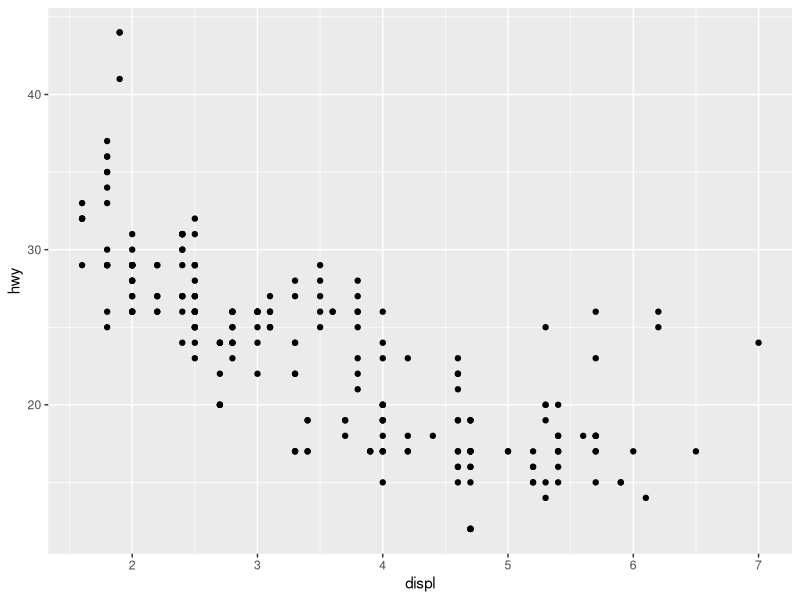
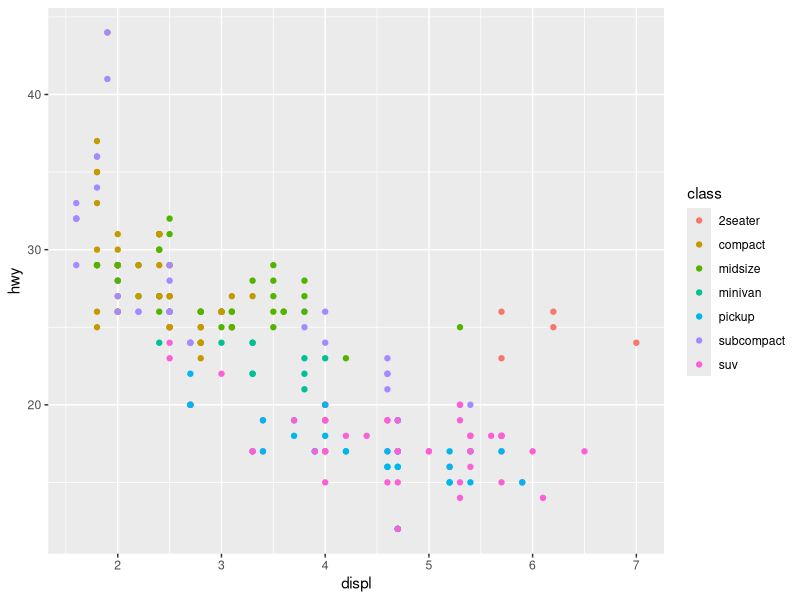
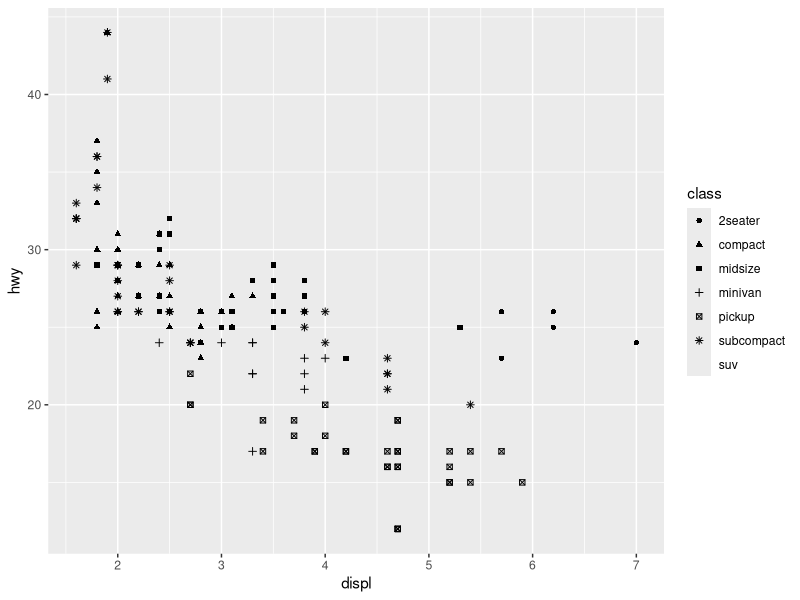
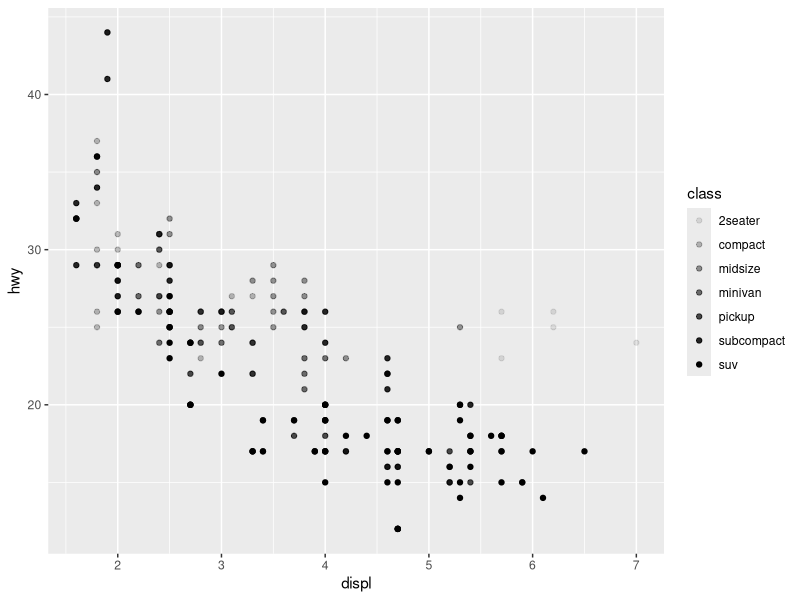
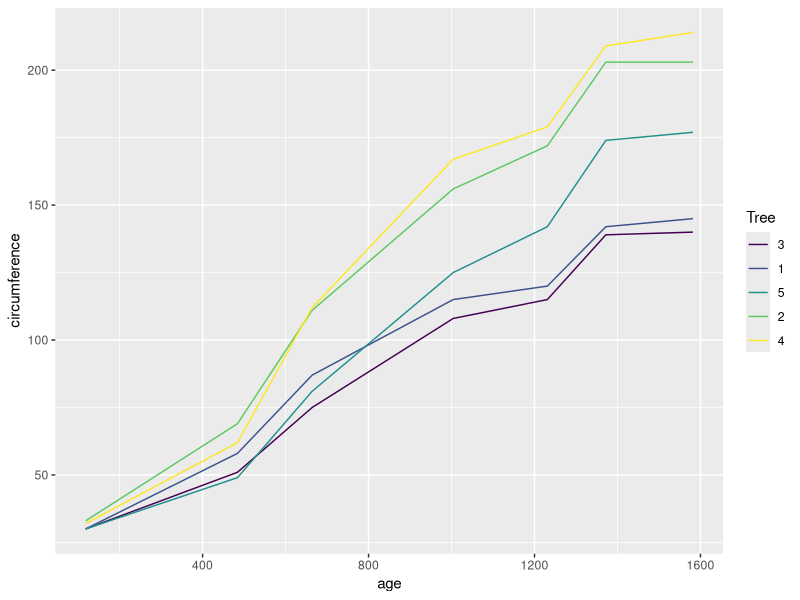
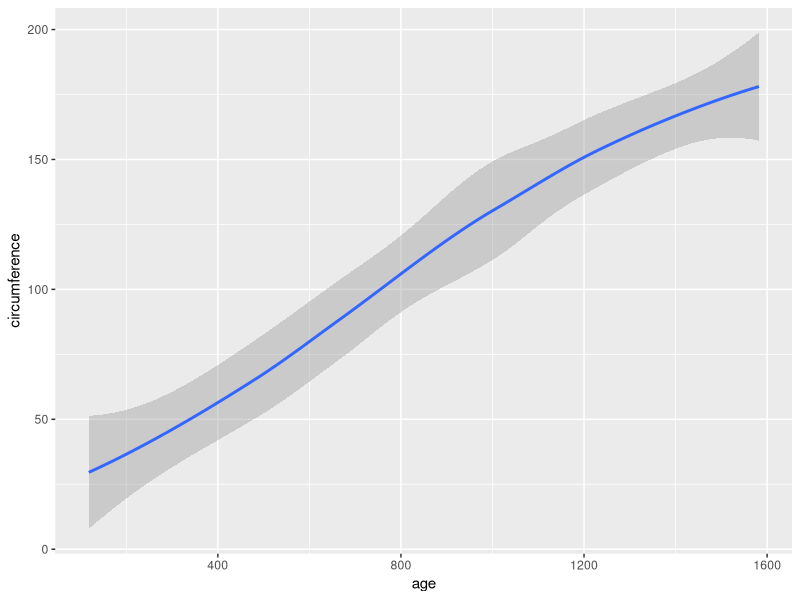
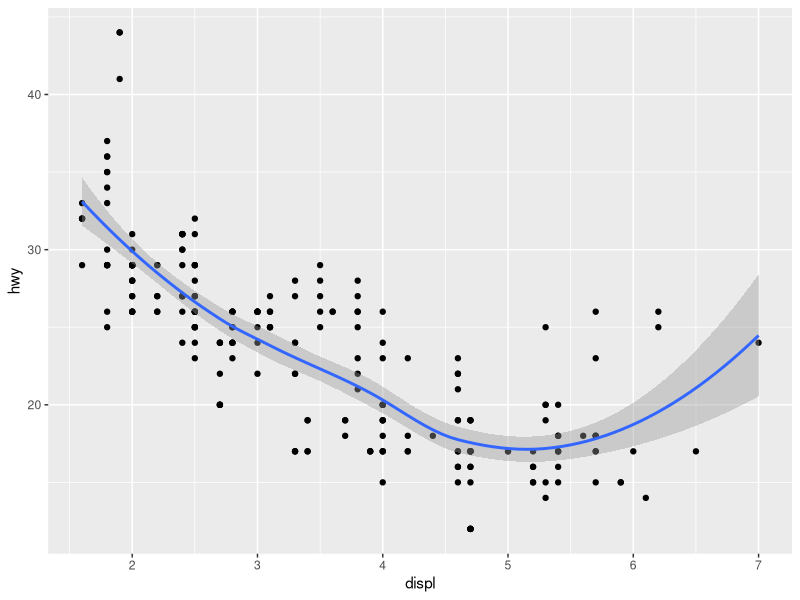
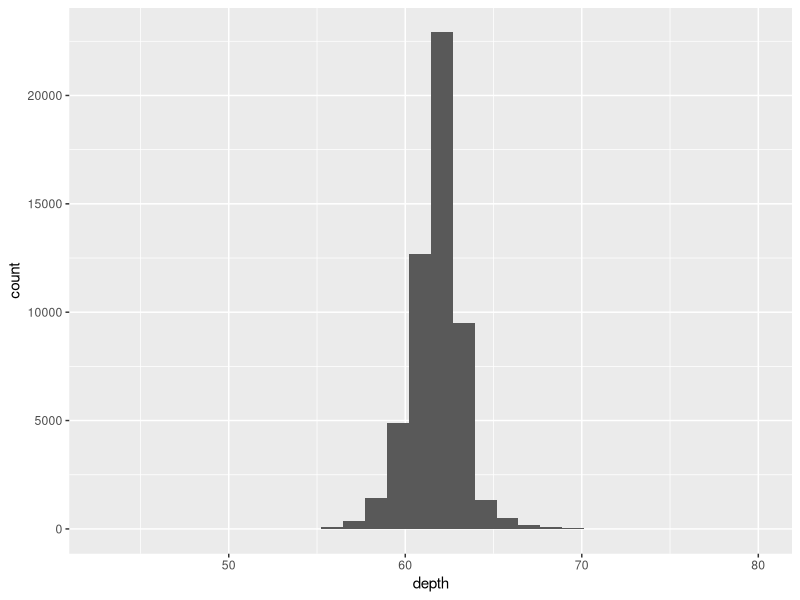

Write the R code that produced these figures, in order.
# 8.1
install.packages("tidyverse")
install.packages("ggplot2")

library(ggplot2)

# 8.2
ggplot() +
    geom_point(mapping = aes(x=displ, y=hwy), 
               data = mpg)

ggplot() +
    geom_point(mapping = aes(x=displ, y=hwy, color=class), 
               data = mpg)

ggplot() +
    geom_point(mapping = aes(x=displ, y=hwy, shape=class), 
               data = mpg)

ggplot() +
    geom_point(mapping = aes(x=displ, y=hwy, alpha=class), 
               data = mpg)

ggplot() +
    geom_line(mapping = aes(x=age, y=circumference, group=Tree, color=Tree), 
              data = Orange)

ggplot() +
    geom_smooth(mapping = aes(x=age, y=circumference), 
              data = Orange)

ggplot() + 
    geom_point(mapping=aes(x=displ, y=hwy), data=mpg) +
    geom_smooth(mapping=aes(x=displ, y=hwy), data=mpg)

ggplot(diamonds) + 
    geom_histogram(aes(depth))

ggplot(diamonds) + 
    geom_boxplot(aes(y = carat))

ggplot(diamonds) + 
    geom_boxplot(aes(cut, price))

ggplot(mpg, aes(class)) + 
    geom_bar(fill="dark blue")

ggplot(mpg, aes(class)) + 
    geom_bar(aes(fill=drv))


# 8.3

ggplot(data=iris,
       mapping=aes(x=Petal.Length, y=Petal.Width, color=Species)) +
    geom_point(size=3) +
    ggtitle("IRIS dataset") +
    theme(plot.title=element_text(size=25, face='bold', color='steelblue'))

p <- ggplot(mpg, aes(class)) + 
    geom_bar(aes(fill=drv))
ggsave(file="myplot.png", plot=p, width=5, height=4)

# 8.4
# Packages
library(ggplot2)
library(dplyr)

# create data
time <- as.numeric(rep(seq(1,7),each=7))
value <- runif(49, 10, 100)             
group <- rep(LETTERS[1:7],times=7)      
data <- data.frame(time, value, group)

# stacked area chart
ggplot(data, aes(x=time, y=value, fill=group)) + 
    geom_area()

